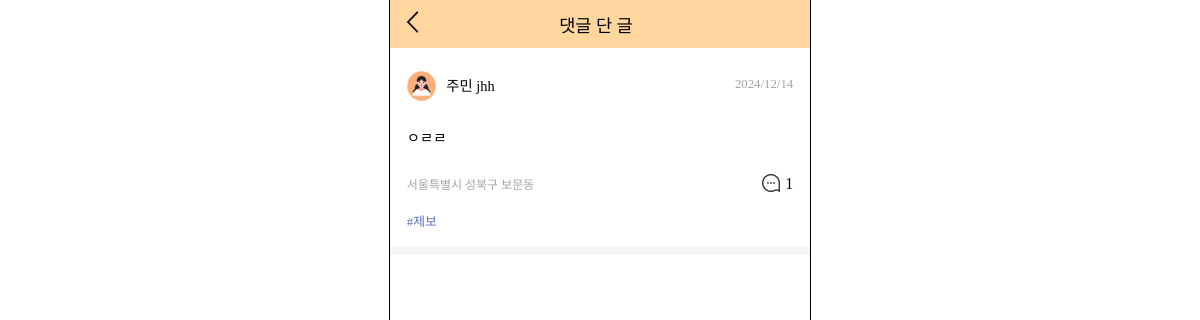
/boards/commented-boards/ (signed in), run on an earlier commit of the app's database.
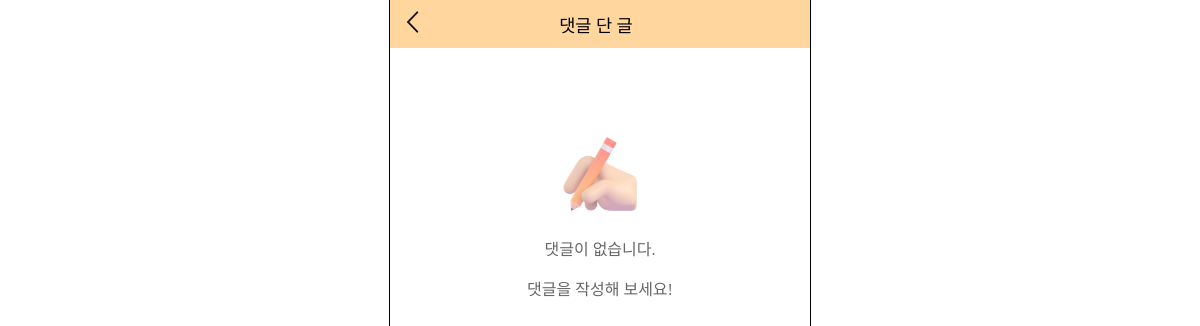
And on a later commit of the database.
### boards/models.py (models this page shows)
class Board(models.Model):
    user = models.ForeignKey(settings.AUTH_USER_MODEL, on_delete=models.CASCADE)
    region_sido = models.CharField(null=False, max_length=30, blank=False)
    region_sigungu = models.CharField(null=False, max_length=30, blank=False)
    region_dong = models.CharField(null=False, max_length=30, blank=False)
    created_at = models.DateTimeField(auto_now_add=True)
    image_path = models.ImageField(upload_to='boards/', null=True, blank=True)
    content = models.TextField(null=False, blank=False)
    board_type = models.ForeignKey(BoardType, on_delete=models.CASCADE, null=False, blank=False)

class BoardType(models.Model):
    type_name = models.CharField(max_length=10, null=False, blank=False)

### accounts/models.py (models this page shows, shortened)
class Member(AbstractBaseUser):
    user_id = models.CharField(primary_key=True, max_length=15, null=False, blank=False, unique=True)
    email = models.EmailField(max_length=100, null=False, blank=False, unique=True)
    nickname = models.CharField(null=False, max_length=8, blank=False)
    region_sido = models.CharField(null=False, max_length=30, blank=False)
    region_sigungu = models.CharField(null=False, max_length=30, blank=False)
    region_dong = models.CharField(null=False, max_length=30, blank=False)
    member_type = models.ForeignKey(MemberType, on_delete=models.CASCADE, null=False, blank=False)
    is_active = models.BooleanField(default=True)
    is_admin = models.BooleanField(default=False)
    objects = UserManager()
    USERNAME_FIELD = 'user_id'
    REQUIRED_FIELDS = ['email', 'nickname', 'region_sido', 'region_sigungu', 'region_dong', 'member_type']

class MemberType(models.Model):
    type_name = models.CharField(max_length=10)
    def __str__(self):
        return self.type_name

### boards/views.py (the view)
# urls.py: path('commented-boards/', views.commented_boards, name='commented-boards'),
def commented_boards(request):
    user = request.user
    boards = Board.objects.filter(comment__user=user).distinct().order_by('-created_at')
    for board in boards:
        board.comment_count = Comment.objects.filter(board=board).count()
        if len(board.content) > 150:
            board.short_content = board.content[:150] + '....'
        else:
            board.short_content = board.content
    context = {
        'boards': boards,
    }
    return render(request, 'boards/commented_boards.html', context)

### templates/boards/commented_boards.html (shortened to what this page needs)
<!DOCTYPE html>
{% load static %}
<html lang="ko">
<head>
    <link rel="stylesheet" href="{% static 'css/my_boards.css' %}">
    <link rel="stylesheet" as="style" crossorigin href="https://cdn.jsdelivr.net/gh/ungveloper/web-fonts/SCoreDream/font-face.css" />
    <link rel="stylesheet" as="style" crossorigin href="https://cdn.jsdelivr.net/gh/ungveloper/web-fonts/SCoreDream/font-family.css" />
</head>
<body>
    <div class="container-content">
        <div class="contents">
            <div class="test">
                <div class="top-block">
                    <div>
                        <a href="{% url 'accounts:mypage' %}"><img src="{% static 'image/back.png' %}" alt=""></a>
                    </div>
                    <div class="title">댓글 단 글</div>
                </div>
                {% if not boards %}
                    <div class="no-board-block">
                        <img src="{% static 'image/no_board.png' %}" alt="" class="no-board-img">
                        <p>댓글이 없습니다.</p>
                        <p>댓글을 작성해 보세요!</p>
                    </div>
                {% endif %}
                {% for board in boards %}
                    <div class="post-block">
                        <a href="{% if board.board_type.id == 1 %}
                                    {% url 'boards:petrol_board_detail' board.id %}?page=commented
                                 {% else %}
                                    {% url 'boards:people_board_detail' board.id %}?page=commented
                                 {% endif %}">
                            <div class="post-header">
                                <div class="user-profile">
                                    <div class="user-img">
                                        {% if board.user.member_type.type_name == '주민' %}
                                            <img src="{% static 'image/people_profile.png' %}" alt="">
                                        {% else %}
                                            <img src="{% static 'image/petrol_profile.png' %}" alt="">
                                        {% endif %}
                                    </div>
                                    <div class="user-name">{{ board.user.member_type }} <span
                                            class="text-strong">{{ board.user.nickname }}</span></div>
                                </div>
                                <div class="post-date">{{ board.created_at|date:"Y/m/d" }}</div>
                            </div>
                            <div class="post-content">
                                {{ board.short_content }}
                            </div>
                            <div class="post-footer">
                                <div class="post-region">{{ board.region_sido }} {{ board.region_sigungu }} {{ board.region_dong }}</div>
                                <div class="comment">
                                    <div class="comment-img">
                                        <img src="{% static 'image/speech-bubble.png' %}" alt="">
                                    </div>
                                    <div>{{ board.comment_count }}</div>
                                </div>
                            </div>
                            {% if board.user.member_type.type_name == '주민' %}
                                <div class="post-type">#{{ board.board_type.type_name }}</div>
                            {% endif %}
                        </a>
                    </div>
                    <div class="gap-block"></div>
                {% endfor %}
            </div>
        </div>
    </div>
</body>
</html>

What changed in the data, as far as the page shows it:
removed Board: user.member_type "주민", user.nickname "jhh", created_at "2024/12/14", short_content "ㅇㄹㄹ", region_sido "서울특별시", region_sigungu "성북구", region_dong "보문동", comment_count "1", board_type.type_name "제보"
Also different on the page:
text now shown: "댓글이 없습니다. 댓글을 작성해 보세요!"
